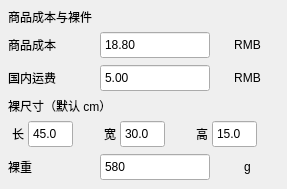
<?xml version="1.0" encoding="UTF-8"?>
<ui version="4.0">
 <class>ProductCostPanel</class>
<widget class="QFrame" name="productCostPanel">
                        <property name="sizePolicy">
                         <sizepolicy hsizetype="Expanding" vsizetype="Preferred">
                          <horstretch>1</horstretch>
                          <verstretch>0</verstretch>
                         </sizepolicy>
                        </property>
                        <property name="minimumSize">
                         <size>
                          <width>205</width>
                          <height>0</height>
                         </size>
                        </property>
                        <layout class="QGridLayout" name="bareProductLayout" columnstretch="1,1,1">
                         <property name="leftMargin">
                          <number>8</number>
                         </property>
                         <property name="topMargin">
                          <number>8</number>
                         </property>
                         <property name="rightMargin">
                          <number>8</number>
                         </property>
                         <property name="bottomMargin">
                          <number>8</number>
                         </property>
                         <property name="spacing">
                          <number>5</number>
                         </property>
                         <item row="0" column="0" colspan="3">
                          <widget class="QLabel" name="lblBareProductTitle">
                           <property name="text">
                            <string>商品成本与裸件</string>
                           </property>
                          </widget>
                         </item>
                         <item row="1" column="0">
                          <widget class="QLabel" name="lblProductCost">
                           <property name="text">
                            <string>商品成本</string>
                           </property>
                          </widget>
                         </item>
                         <item row="1" column="1" colspan="2">
                          <layout class="QHBoxLayout" name="layout_spinProductCostRmb">
                           <property name="spacing">
                            <number>6</number>
                           </property>
                           <property name="leftMargin">
                            <number>0</number>
                           </property>
                           <property name="topMargin">
                            <number>0</number>
                           </property>
                           <property name="rightMargin">
                            <number>0</number>
                           </property>
                           <property name="bottomMargin">
                            <number>0</number>
                           </property>
                           <item>
                            <widget class="QDoubleSpinBox" name="spinProductCostRmb">
                             <property name="minimumSize">
                              <size>
                               <width>110</width>
                               <height>28</height>
                              </size>
                             </property>
                             <property name="buttonSymbols">
                              <enum>QAbstractSpinBox::NoButtons</enum>
                             </property>
                             <property name="decimals">
                              <number>2</number>
                             </property>
                             <property name="minimum">
                              <double>0.000000000000000</double>
                             </property>
                             <property name="maximum">
                              <double>999999.000000000000000</double>
                             </property>
                             <property name="singleStep">
                              <double>1.000000000000000</double>
                             </property>
                             <property name="value">
                              <double>18.800000000000001</double>
                             </property>
                            </widget>
                           </item>
                           <item>
                            <widget class="QLabel" name="unit_spinProductCostRmb">
                             <property name="minimumSize">
                              <size>
                               <width>36</width>
                               <height>0</height>
                              </size>
                             </property>
                             <property name="text">
                              <string>RMB</string>
                             </property>
                             <property name="alignment">
                              <set>Qt::AlignmentFlag::AlignCenter</set>
                             </property>
                             <property name="unitLabel" stdset="0">
                              <bool>true</bool>
                             </property>
                            </widget>
                           </item>
                          </layout>
                         </item>
                         <item row="2" column="0">
                          <widget class="QLabel" name="lblDomesticFreight">
                           <property name="text">
                            <string>国内运费</string>
                           </property>
                          </widget>
                         </item>
                         <item row="2" column="1" colspan="2">
                          <layout class="QHBoxLayout" name="layout_spinDomesticFreightRmb">
                           <property name="spacing">
                            <number>6</number>
                           </property>
                           <property name="leftMargin">
                            <number>0</number>
                           </property>
                           <property name="topMargin">
                            <number>0</number>
                           </property>
                           <property name="rightMargin">
                            <number>0</number>
                           </property>
                           <property name="bottomMargin">
                            <number>0</number>
                           </property>
                           <item>
                            <widget class="QDoubleSpinBox" name="spinDomesticFreightRmb">
                             <property name="minimumSize">
                              <size>
                               <width>110</width>
                               <height>28</height>
                              </size>
                             </property>
                             <property name="buttonSymbols">
                              <enum>QAbstractSpinBox::NoButtons</enum>
                             </property>
                             <property name="decimals">
                              <number>2</number>
                             </property>
                             <property name="minimum">
                              <double>0.000000000000000</double>
                             </property>
                             <property name="maximum">
                              <double>999999.000000000000000</double>
                             </property>
                             <property name="singleStep">
                              <double>1.000000000000000</double>
                             </property>
                             <property name="value">
                              <double>5.000000000000000</double>
                             </property>
                            </widget>
                           </item>
                           <item>
                            <widget class="QLabel" name="unit_spinDomesticFreightRmb">
                             <property name="minimumSize">
                              <size>
                               <width>36</width>
                               <height>0</height>
                              </size>
                             </property>
                             <property name="text">
                              <string>RMB</string>
                             </property>
                             <property name="alignment">
                              <set>Qt::AlignmentFlag::AlignCenter</set>
                             </property>
                             <property name="unitLabel" stdset="0">
                              <bool>true</bool>
                             </property>
                            </widget>
                           </item>
                          </layout>
                         </item>
                         <item row="3" column="0" colspan="3">
                          <widget class="QLabel" name="lblBareDimensionsTitle">
                           <property name="text">
                            <string>裸尺寸（默认 cm）</string>
                           </property>
                          </widget>
                         </item>
                         <item row="4" column="0">
                          <layout class="QHBoxLayout" name="layout_spinBareLengthCm">
                           <property name="spacing">
                            <number>0</number>
                           </property>
                           <property name="leftMargin">
                            <number>0</number>
                           </property>
                           <property name="topMargin">
                            <number>0</number>
                           </property>
                           <property name="rightMargin">
                            <number>0</number>
                           </property>
                           <property name="bottomMargin">
                            <number>0</number>
                           </property>
                           <item>
                            <widget class="QLabel" name="lblBareLengthCm">
                             <property name="sizePolicy">
                              <sizepolicy hsizetype="Fixed" vsizetype="Preferred">
                               <horstretch>0</horstretch>
                               <verstretch>0</verstretch>
                              </sizepolicy>
                             </property>
                             <property name="minimumSize">
                              <size>
                               <width>20</width>
                               <height>0</height>
                              </size>
                             </property>
                             <property name="maximumSize">
                              <size>
                               <width>24</width>
                               <height>16777215</height>
                              </size>
                             </property>
                             <property name="text">
                              <string>长</string>
                             </property>
                             <property name="alignment">
                              <set>Qt::AlignmentFlag::AlignCenter</set>
                             </property>
                            </widget>
                           </item>
                           <item>
                            <widget class="QDoubleSpinBox" name="spinBareLengthCm">
                             <property name="sizePolicy">
                              <sizepolicy hsizetype="Expanding" vsizetype="Fixed">
                               <horstretch>0</horstretch>
                               <verstretch>0</verstretch>
                              </sizepolicy>
                             </property>
                             <property name="minimumSize">
                              <size>
                               <width>45</width>
                               <height>28</height>
                              </size>
                             </property>
                             <property name="maximumSize">
                              <size>
                               <width>72</width>
                               <height>30</height>
                              </size>
                             </property>
                             <property name="buttonSymbols">
                              <enum>QAbstractSpinBox::NoButtons</enum>
                             </property>
                             <property name="decimals">
                              <number>1</number>
                             </property>
                             <property name="minimum">
                              <double>0.000000000000000</double>
                             </property>
                             <property name="maximum">
                              <double>999.000000000000000</double>
                             </property>
                             <property name="singleStep">
                              <double>1.000000000000000</double>
                             </property>
                             <property name="value">
                              <double>45.000000000000000</double>
                             </property>
                            </widget>
                           </item>
                           <item>
                            <widget class="QLabel" name="unit_spinBareLengthCm">
                             <property name="minimumSize">
                              <size>
                               <width>22</width>
                               <height>0</height>
                              </size>
                             </property>
                             <property name="maximumSize">
                              <size>
                               <width>28</width>
                               <height>16777215</height>
                              </size>
                             </property>
                             <property name="visible">
                              <bool>false</bool>
                             </property>
                             <property name="text">
                              <string />
                             </property>
                             <property name="alignment">
                              <set>Qt::AlignmentFlag::AlignCenter</set>
                             </property>
                             <property name="unitLabel" stdset="0">
                              <bool>true</bool>
                             </property>
                            </widget>
                           </item>
                          </layout>
                         </item>
                         <item row="4" column="1">
                          <layout class="QHBoxLayout" name="layout_spinBareWidthCm">
                           <property name="spacing">
                            <number>0</number>
                           </property>
                           <property name="leftMargin">
                            <number>0</number>
                           </property>
                           <property name="topMargin">
                            <number>0</number>
                           </property>
                           <property name="rightMargin">
                            <number>0</number>
                           </property>
                           <property name="bottomMargin">
                            <number>0</number>
                           </property>
                           <item>
                            <widget class="QLabel" name="lblBareWidthCm">
                             <property name="sizePolicy">
                              <sizepolicy hsizetype="Fixed" vsizetype="Preferred">
                               <horstretch>0</horstretch>
                               <verstretch>0</verstretch>
                              </sizepolicy>
                             </property>
                             <property name="minimumSize">
                              <size>
                               <width>20</width>
                               <height>0</height>
                              </size>
                             </property>
                             <property name="maximumSize">
                              <size>
                               <width>24</width>
                               <height>16777215</height>
                              </size>
                             </property>
                             <property name="text">
                              <string>宽</string>
                             </property>
                             <property name="alignment">
                              <set>Qt::AlignmentFlag::AlignCenter</set>
                             </property>
                            </widget>
                           </item>
                           <item>
                            <widget class="QDoubleSpinBox" name="spinBareWidthCm">
                             <property name="sizePolicy">
                              <sizepolicy hsizetype="Expanding" vsizetype="Fixed">
                               <horstretch>0</horstretch>
                               <verstretch>0</verstretch>
                              </sizepolicy>
                             </property>
                             <property name="minimumSize">
                              <size>
                               <width>45</width>
                               <height>28</height>
                              </size>
                             </property>
                             <property name="maximumSize">
                              <size>
                               <width>72</width>
                               <height>30</height>
                              </size>
                             </property>
                             <property name="buttonSymbols">
                              <enum>QAbstractSpinBox::NoButtons</enum>
                             </property>
                             <property name="decimals">
                              <number>1</number>
                             </property>
                             <property name="minimum">
                              <double>0.000000000000000</double>
                             </property>
                             <property name="maximum">
                              <double>999.000000000000000</double>
                             </property>
                             <property name="singleStep">
                              <double>1.000000000000000</double>
                             </property>
                             <property name="value">
                              <double>30.000000000000000</double>
                             </property>
                            </widget>
                           </item>
                           <item>
                            <widget class="QLabel" name="unit_spinBareWidthCm">
                             <property name="minimumSize">
                              <size>
                               <width>22</width>
                               <height>0</height>
                              </size>
                             </property>
                             <property name="maximumSize">
                              <size>
                               <width>28</width>
                               <height>16777215</height>
                              </size>
                             </property>
                             <property name="visible">
                              <bool>false</bool>
                             </property>
                             <property name="text">
                              <string />
                             </property>
                             <property name="alignment">
                              <set>Qt::AlignmentFlag::AlignCenter</set>
                             </property>
                             <property name="unitLabel" stdset="0">
                              <bool>true</bool>
                             </property>
                            </widget>
                           </item>
                          </layout>
                         </item>
                         <item row="4" column="2">
                          <layout class="QHBoxLayout" name="layout_spinBareHeightCm">
                           <property name="spacing">
                            <number>0</number>
                           </property>
                           <property name="leftMargin">
                            <number>0</number>
                           </property>
                           <property name="topMargin">
                            <number>0</number>
                           </property>
                           <property name="rightMargin">
                            <number>0</number>
                           </property>
                           <property name="bottomMargin">
                            <number>0</number>
                           </property>
                           <item>
                            <widget class="QLabel" name="lblBareHeightCm">
                             <property name="sizePolicy">
                              <sizepolicy hsizetype="Fixed" vsizetype="Preferred">
                               <horstretch>0</horstretch>
                               <verstretch>0</verstretch>
                              </sizepolicy>
                             </property>
                             <property name="minimumSize">
                              <size>
                               <width>20</width>
                               <height>0</height>
                              </size>
                             </property>
                             <property name="maximumSize">
                              <size>
                               <width>24</width>
                               <height>16777215</height>
                              </size>
                             </property>
                             <property name="text">
                              <string>高</string>
                             </property>
                             <property name="alignment">
                              <set>Qt::AlignmentFlag::AlignCenter</set>
                             </property>
                            </widget>
                           </item>
                           <item>
                            <widget class="QDoubleSpinBox" name="spinBareHeightCm">
                             <property name="sizePolicy">
                              <sizepolicy hsizetype="Expanding" vsizetype="Fixed">
                               <horstretch>0</horstretch>
                               <verstretch>0</verstretch>
                              </sizepolicy>
                             </property>
                             <property name="minimumSize">
                              <size>
                               <width>45</width>
                               <height>28</height>
                              </size>
                             </property>
                             <property name="maximumSize">
                              <size>
                               <width>72</width>
                               <height>30</height>
                              </size>
                             </property>
                             <property name="buttonSymbols">
                              <enum>QAbstractSpinBox::NoButtons</enum>
                             </property>
                             <property name="decimals">
                              <number>1</number>
                             </property>
                             <property name="minimum">
                              <double>0.000000000000000</double>
                             </property>
                             <property name="maximum">
                              <double>999.000000000000000</double>
                             </property>
                             <property name="singleStep">
                              <double>1.000000000000000</double>
                             </property>
                             <property name="value">
                              <double>15.000000000000000</double>
                             </property>
                            </widget>
                           </item>
                           <item>
                            <widget class="QLabel" name="unit_spinBareHeightCm">
                             <property name="minimumSize">
                              <size>
                               <width>22</width>
                               <height>0</height>
                              </size>
                             </property>
                             <property name="maximumSize">
                              <size>
                               <width>28</width>
                               <height>16777215</height>
                              </size>
                             </property>
                             <property name="visible">
                              <bool>false</bool>
                             </property>
                             <property name="text">
                              <string />
                             </property>
                             <property name="alignment">
                              <set>Qt::AlignmentFlag::AlignCenter</set>
                             </property>
                             <property name="unitLabel" stdset="0">
                              <bool>true</bool>
                             </property>
                            </widget>
                           </item>
                          </layout>
                         </item>
                         <item row="5" column="0">
                          <widget class="QLabel" name="lblBareWeight">
                           <property name="text">
                            <string>裸重</string>
                           </property>
                          </widget>
                         </item>
                         <item row="5" column="1" colspan="2">
                          <layout class="QHBoxLayout" name="layout_spinBareWeightG">
                           <property name="spacing">
                            <number>6</number>
                           </property>
                           <property name="leftMargin">
                            <number>0</number>
                           </property>
                           <property name="topMargin">
                            <number>0</number>
                           </property>
                           <property name="rightMargin">
                            <number>0</number>
                           </property>
                           <property name="bottomMargin">
                            <number>0</number>
                           </property>
                           <item>
                            <widget class="QDoubleSpinBox" name="spinBareWeightG">
                             <property name="minimumSize">
                              <size>
                               <width>110</width>
                               <height>28</height>
                              </size>
                             </property>
                             <property name="buttonSymbols">
                              <enum>QAbstractSpinBox::NoButtons</enum>
                             </property>
                             <property name="decimals">
                              <number>0</number>
                             </property>
                             <property name="minimum">
                              <double>0.000000000000000</double>
                             </property>
                             <property name="maximum">
                              <double>999999.000000000000000</double>
                             </property>
                             <property name="singleStep">
                              <double>1.000000000000000</double>
                             </property>
                             <property name="value">
                              <double>580.000000000000000</double>
                             </property>
                            </widget>
                           </item>
                           <item>
                            <widget class="QLabel" name="unit_spinBareWeightG">
                             <property name="minimumSize">
                              <size>
                               <width>28</width>
                               <height>0</height>
                              </size>
                             </property>
                             <property name="text">
                              <string>g</string>
                             </property>
                             <property name="alignment">
                              <set>Qt::AlignmentFlag::AlignCenter</set>
                             </property>
                             <property name="unitLabel" stdset="0">
                              <bool>true</bool>
                             </property>
                            </widget>
                           </item>
                          </layout>
                         </item>
                        </layout>
                       </widget>
 <resources/>
 <connections/>
</ui>
